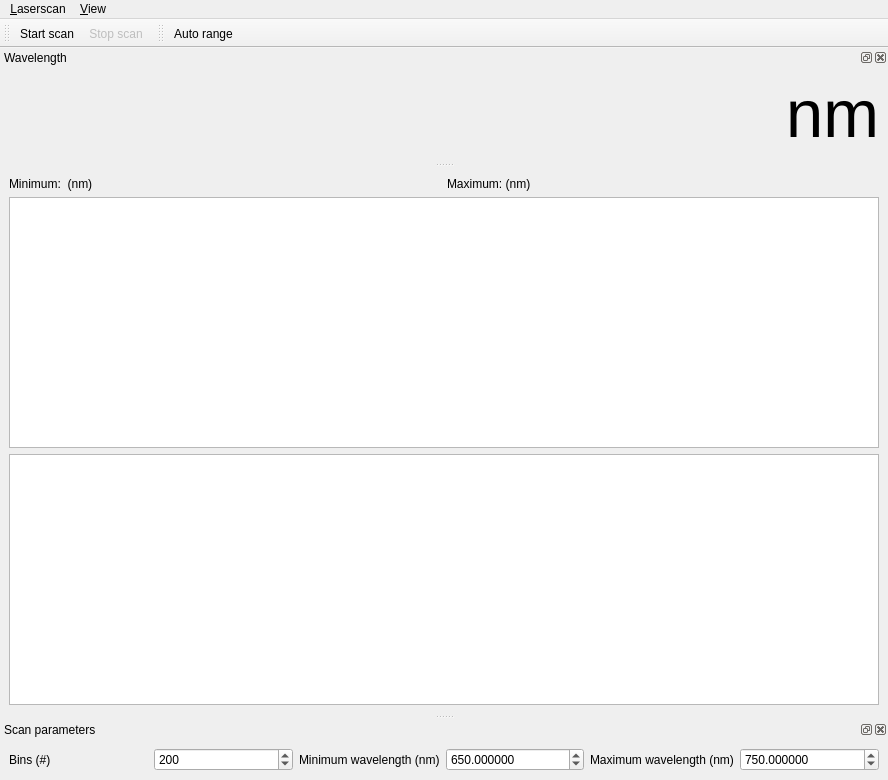
<?xml version="1.0" encoding="UTF-8"?>
<ui version="4.0">
 <class>ScanWindow</class>
 <widget class="QMainWindow" name="ScanWindow">
  <property name="geometry">
   <rect>
    <x>0</x>
    <y>0</y>
    <width>888</width>
    <height>780</height>
   </rect>
  </property>
  <property name="windowTitle">
   <string>qudi: Laser scanning</string>
  </property>
  <widget class="QWidget" name="centralwidget">
   <layout class="QGridLayout" name="gridLayout">
    <item row="0" column="0">
     <widget class="QLabel" name="autoMinLabel">
      <property name="text">
       <string>Minimum:  (nm)</string>
      </property>
      <property name="textInteractionFlags">
       <set>Qt::LinksAccessibleByMouse|Qt::TextSelectableByKeyboard|Qt::TextSelectableByMouse</set>
      </property>
     </widget>
    </item>
    <item row="0" column="1">
     <widget class="QLabel" name="autoMaxLabel">
      <property name="text">
       <string>Maximum: (nm)</string>
      </property>
      <property name="textInteractionFlags">
       <set>Qt::LinksAccessibleByMouse|Qt::TextSelectableByKeyboard|Qt::TextSelectableByMouse</set>
      </property>
     </widget>
    </item>
    <item row="1" column="0" colspan="2">
     <widget class="PlotWidget" name="plotWidget"/>
    </item>
    <item row="2" column="0" colspan="2">
     <widget class="PlotWidget" name="scatterPlotWidget"/>
    </item>
   </layout>
  </widget>
  <widget class="QMenuBar" name="menubar">
   <property name="geometry">
    <rect>
     <x>0</x>
     <y>0</y>
     <width>888</width>
     <height>21</height>
    </rect>
   </property>
   <widget class="QMenu" name="menuLaserscan">
    <property name="title">
     <string>&amp;Laserscan</string>
    </property>
    <addaction name="actionSave_histogram"/>
    <addaction name="actionClose"/>
   </widget>
   <widget class="QMenu" name="menuView">
    <property name="title">
     <string>&amp;View</string>
    </property>
    <addaction name="actionWavelength"/>
    <addaction name="actionScan_parameters"/>
    <addaction name="actionReset_to_default_view"/>
   </widget>
   <addaction name="menuLaserscan"/>
   <addaction name="menuView"/>
  </widget>
  <widget class="QToolBar" name="scanToolBar">
   <property name="enabled">
    <bool>true</bool>
   </property>
   <property name="windowTitle">
    <string>toolBar</string>
   </property>
   <attribute name="toolBarArea">
    <enum>TopToolBarArea</enum>
   </attribute>
   <attribute name="toolBarBreak">
    <bool>false</bool>
   </attribute>
   <addaction name="actionStart_scan"/>
   <addaction name="actionStop_resume_scan"/>
  </widget>
  <widget class="QDockWidget" name="scanParametersDockWidget">
   <property name="windowTitle">
    <string>Scan parameters</string>
   </property>
   <attribute name="dockWidgetArea">
    <number>8</number>
   </attribute>
   <widget class="QWidget" name="dockWidgetContents">
    <layout class="QHBoxLayout" name="horizontalLayout">
     <item>
      <widget class="QLabel" name="binLabel">
       <property name="toolTip">
        <string>Number of bins to split the wavelength range up into.
High bin number gives noisy but detailed data.</string>
       </property>
       <property name="text">
        <string>Bins (#)</string>
       </property>
      </widget>
     </item>
     <item>
      <widget class="QSpinBox" name="binSpinBox">
       <property name="toolTip">
        <string>Number of bins to split the wavelength range up into.
High bin number gives noisy but detailed data.</string>
       </property>
       <property name="minimum">
        <number>1</number>
       </property>
       <property name="maximum">
        <number>10000</number>
       </property>
       <property name="value">
        <number>200</number>
       </property>
      </widget>
     </item>
     <item>
      <widget class="QLabel" name="minLabel">
       <property name="text">
        <string>Minimum wavelength (nm)</string>
       </property>
      </widget>
     </item>
     <item>
      <widget class="QDoubleSpinBox" name="minDoubleSpinBox">
       <property name="decimals">
        <number>6</number>
       </property>
       <property name="minimum">
        <double>1.000000000000000</double>
       </property>
       <property name="maximum">
        <double>10000.000000000000000</double>
       </property>
       <property name="value">
        <double>650.000000000000000</double>
       </property>
      </widget>
     </item>
     <item>
      <widget class="QLabel" name="maxLabel">
       <property name="text">
        <string>Maximum wavelength (nm)</string>
       </property>
      </widget>
     </item>
     <item>
      <widget class="QDoubleSpinBox" name="maxDoubleSpinBox">
       <property name="decimals">
        <number>6</number>
       </property>
       <property name="minimum">
        <double>1.000000000000000</double>
       </property>
       <property name="maximum">
        <double>10000.000000000000000</double>
       </property>
       <property name="value">
        <double>750.000000000000000</double>
       </property>
      </widget>
     </item>
    </layout>
   </widget>
  </widget>
  <widget class="QDockWidget" name="wavelengthDockWidget">
   <property name="windowTitle">
    <string>Wavelength</string>
   </property>
   <attribute name="dockWidgetArea">
    <number>4</number>
   </attribute>
   <widget class="QWidget" name="dockWidgetContents_2">
    <layout class="QGridLayout" name="gridLayout_2">
     <item row="0" column="0">
      <widget class="QLabel" name="wavelengthLabel">
       <property name="font">
        <font>
         <pointsize>50</pointsize>
        </font>
       </property>
       <property name="text">
        <string>nm</string>
       </property>
       <property name="alignment">
        <set>Qt::AlignRight|Qt::AlignTrailing|Qt::AlignVCenter</set>
       </property>
       <property name="textInteractionFlags">
        <set>Qt::LinksAccessibleByMouse|Qt::TextSelectableByKeyboard|Qt::TextSelectableByMouse</set>
       </property>
      </widget>
     </item>
    </layout>
   </widget>
  </widget>
  <widget class="QToolBar" name="plotToolBar">
   <property name="windowTitle">
    <string>toolBar</string>
   </property>
   <attribute name="toolBarArea">
    <enum>TopToolBarArea</enum>
   </attribute>
   <attribute name="toolBarBreak">
    <bool>false</bool>
   </attribute>
   <addaction name="actionAuto_range"/>
  </widget>
  <action name="actionClose">
   <property name="icon">
    <iconset>
     <normaloff>../../artwork/icons/oxygen/22x22/application-exit.png</normaloff>../../artwork/icons/oxygen/22x22/application-exit.png</iconset>
   </property>
   <property name="text">
    <string>&amp;Close</string>
   </property>
  </action>
  <action name="actionStart_scan">
   <property name="icon">
    <iconset>
     <normaloff>../../artwork/icons/qudiTheme/22x22/start-counter.png</normaloff>../../artwork/icons/qudiTheme/22x22/start-counter.png</iconset>
   </property>
   <property name="text">
    <string>Start scan</string>
   </property>
  </action>
  <action name="actionStop_resume_scan">
   <property name="enabled">
    <bool>false</bool>
   </property>
   <property name="icon">
    <iconset>
     <normaloff>../../artwork/icons/qudiTheme/22x22/stop-counter.png</normaloff>../../artwork/icons/qudiTheme/22x22/stop-counter.png</iconset>
   </property>
   <property name="text">
    <string>Stop scan</string>
   </property>
  </action>
  <action name="actionSave_histogram">
   <property name="icon">
    <iconset>
     <normaloff>../../artwork/icons/oxygen/22x22/document-save.png</normaloff>../../artwork/icons/oxygen/22x22/document-save.png</iconset>
   </property>
   <property name="text">
    <string>&amp;Save histogram</string>
   </property>
  </action>
  <action name="actionAuto_range">
   <property name="icon">
    <iconset>
     <normaloff>../../artwork/icons/oxygen/22x22/zoom-fit-best.png</normaloff>../../artwork/icons/oxygen/22x22/zoom-fit-best.png</iconset>
   </property>
   <property name="text">
    <string>Auto range</string>
   </property>
  </action>
  <action name="actionWavelength">
   <property name="checkable">
    <bool>true</bool>
   </property>
   <property name="checked">
    <bool>true</bool>
   </property>
   <property name="text">
    <string>&amp;Wavelength</string>
   </property>
  </action>
  <action name="actionScan_parameters">
   <property name="checkable">
    <bool>true</bool>
   </property>
   <property name="checked">
    <bool>true</bool>
   </property>
   <property name="text">
    <string>&amp;Scan parameters</string>
   </property>
  </action>
  <action name="actionReset_to_default_view">
   <property name="text">
    <string>&amp;Reset to default view</string>
   </property>
  </action>
 </widget>
 <customwidgets>
  <customwidget>
   <class>PlotWidget</class>
   <extends>QGraphicsView</extends>
   <header>pyqtgraph</header>
  </customwidget>
 </customwidgets>
 <resources/>
 <connections>
  <connection>
   <sender>actionClose</sender>
   <signal>triggered()</signal>
   <receiver>ScanWindow</receiver>
   <slot>close()</slot>
   <hints>
    <hint type="sourcelabel">
     <x>-1</x>
     <y>-1</y>
    </hint>
    <hint type="destinationlabel">
     <x>401</x>
     <y>299</y>
    </hint>
   </hints>
  </connection>
  <connection>
   <sender>actionWavelength</sender>
   <signal>toggled(bool)</signal>
   <receiver>wavelengthDockWidget</receiver>
   <slot>setVisible(bool)</slot>
   <hints>
    <hint type="sourcelabel">
     <x>-1</x>
     <y>-1</y>
    </hint>
    <hint type="destinationlabel">
     <x>401</x>
     <y>128</y>
    </hint>
   </hints>
  </connection>
  <connection>
   <sender>actionScan_parameters</sender>
   <signal>toggled(bool)</signal>
   <receiver>scanParametersDockWidget</receiver>
   <slot>setVisible(bool)</slot>
   <hints>
    <hint type="sourcelabel">
     <x>-1</x>
     <y>-1</y>
    </hint>
    <hint type="destinationlabel">
     <x>401</x>
     <y>561</y>
    </hint>
   </hints>
  </connection>
 </connections>
</ui>
